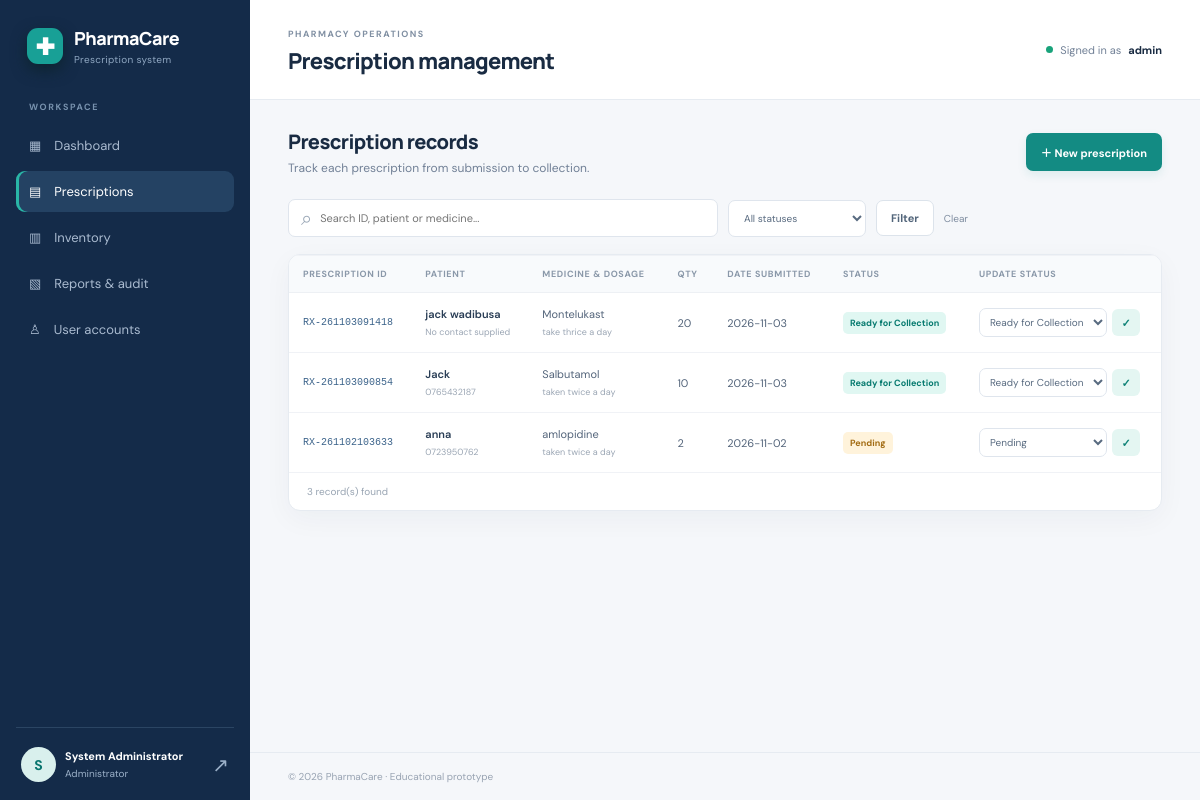
Screenshot of /prescriptions (signed in) with the database file from the repository.
### tables this page shows
CREATE TABLE prescriptions (
        id INTEGER PRIMARY KEY AUTOINCREMENT,
        prescription_code TEXT UNIQUE NOT NULL,
        patient_name TEXT NOT NULL,
        patient_contact TEXT DEFAULT '',
        prescriber_name TEXT DEFAULT '',
        medicine_name TEXT NOT NULL,
        dosage TEXT DEFAULT '',
        quantity INTEGER NOT NULL DEFAULT 1,
        notes TEXT DEFAULT '',
        status TEXT NOT NULL DEFAULT 'Pending'
            CHECK(status IN ('Pending','Processing','Ready for Collection','Collected','Rejected')),
        created_by INTEGER,
        patient_user_id INTEGER,
        created_at TEXT NOT NULL,
        updated_at TEXT NOT NULL,
        FOREIGN KEY(created_by) REFERENCES users(id),
        FOREIGN KEY(patient_user_id) REFERENCES users(id)
    );

### app.py (the view)
@app.route("/prescriptions")
@login_required
def prescriptions():
    q = request.args.get("q", "").strip()
    status = request.args.get("status", "").strip()
    conn = get_db()
    if session.get("role") == "Patient":
        sql = """SELECT * FROM prescriptions WHERE patient_user_id = ?
                 AND (prescription_code LIKE ? OR patient_name LIKE ? OR medicine_name LIKE ?)"""
        args = [session["user_id"], f"%{q}%", f"%{q}%", f"%{q}%"]
    else:
        sql = "SELECT * FROM prescriptions WHERE (prescription_code LIKE ? OR patient_name LIKE ? OR medicine_name LIKE ?)"
        args = [f"%{q}%", f"%{q}%", f"%{q}%"]
    if status:
        sql += " AND status = ?"
        args.append(status)
    sql += " ORDER BY created_at DESC"
    rows = conn.execute(sql, args).fetchall()
    conn.close()
    return render_template("prescriptions.html", prescriptions=rows, q=q, selected_status=status)

### app.py (called while the page is built)
def get_db():
    conn = sqlite3.connect(DB_PATH)
    conn.row_factory = sqlite3.Row
    conn.execute("PRAGMA foreign_keys = ON")
    return conn

def login_required(view):
    @wraps(view)
    def wrapped(*args, **kwargs):
        if "user_id" not in session:
            return redirect(url_for("login"))
        return view(*args, **kwargs)
    return wrapped

@app.context_processor
def inject_globals():
    return {"current_year": datetime.now().year, "today": date.today().isoformat()}

### templates/prescriptions.html (shortened to what this page needs)
{% extends "base.html" %}
{% block page_heading %}Prescription management{% endblock %}
{% block content %}
<div class="page-intro"><div><h2>Prescription records</h2><p>Track each prescription from submission to collection.</p></div>{% if session.get('role') in ['Administrator','Pharmacy Staff'] %}<a class="btn primary" href="{{ url_for('prescription_new') }}">＋ New prescription</a>{% endif %}</div>
<form class="filter-bar" method="get"><div class="search-field">⌕ <input name="q" value="{{ q }}" placeholder="Search ID, patient or medicine..."></div><select name="status"><option value="">All statuses</option></select><button class="btn secondary" type="submit">Filter</button><a class="clear-link" href="{{ url_for('prescriptions') }}">Clear</a></form>
<section class="panel"><div class="table-wrap"><table><thead><tr><th>Prescription ID</th><th>Patient</th><th>Medicine & dosage</th><th>Qty</th><th>Date submitted</th><th>Status</th>{% if session.get('role') in ['Administrator','Pharmacy Staff'] %}<th>Update status</th>{% endif %}</tr></thead><tbody>
{% for p in prescriptions %}<tr><td class="code">{{ p.prescription_code }}</td><td><strong>{{ p.patient_name }}</strong><small class="cell-sub">{{ p.patient_contact or 'No contact supplied' }}</small></td><td>{{ p.medicine_name }}<small class="cell-sub">{{ p.dosage }}</small></td><td>{{ p.quantity }}</td><td>{{ p.created_at[:10] }}</td><td><span class="badge {{ p.status|lower|replace(' ','-') }}">{{ p.status }}</span></td>{% if session.get('role') in ['Administrator','Pharmacy Staff'] %}<td><form method="post" action="{{ url_for('prescription_status', prescription_id=p.id) }}" class="inline-form"><select name="status" aria-label="Status for {{ p.prescription_code }}">{% for s in ['Pending','Processing','Ready for Collection','Collected','Rejected'] %}<option {% if p.status == s %}selected{% endif %}>{{ s }}</option>{% endfor %}</select><button class="icon-btn" title="Save status">✓</button></form></td>{% endif %}</tr>
{% else %}<tr><td colspan="7"><div class="empty-table">No prescription records found. {% if session.get('role') in ['Administrator','Pharmacy Staff'] %}<a href="{{ url_for('prescription_new') }}">Create the first one.</a>{% endif %}</div></td></tr>{% endfor %}
</tbody></table></div><div class="panel-foot">{{ prescriptions|length }} record(s) found</div></section>
{% endblock %}

### static/style.css (style rules this page uses)
:root { --navy:#142b49;--navy2:#1e3b60;--teal:#138b83;--teal-dark:#08756e;--ink:#192b42;--muted:#718096;--line:#e6ebf1;--bg:#f5f7fa;--white:#fff;--green:#16866f;--red:#c34b51;--amber:#a66c12;--shadow:0 8px 28px rgba(27,49,77,.045) }
* { box-sizing:border-box }
body { margin:0;background:var(--bg);color:var(--ink);font-family:'DM Sans',sans-serif;font-size:14px }
a { color:inherit;text-decoration:none }
button,input,select,textarea { font:inherit }
button,a,select { transition:.18s ease }
button { cursor:pointer }
.welcome-row,.page-intro { display:flex;justify-content:space-between;align-items:center;gap:20px;margin-bottom:23px }
.welcome-row h2,.page-intro h2 { font:800 20px Manrope,sans-serif;letter-spacing:-.6px;margin:0 0 5px }
.welcome-row p,.page-intro p { margin:0;color:var(--muted);font-size:12px }
.panel { background:#fff;border:1px solid var(--line);border-radius:12px;box-shadow:var(--shadow);min-width:0;overflow:hidden }
.table-wrap { width:100%;overflow-x:auto }
table { border-collapse:collapse;width:100%;font-size:11px;white-space:nowrap }
thead { background:#f8fafc }
th { text-align:left;color:#8a98a9;text-transform:uppercase;font-size:9px;letter-spacing:.65px;font-weight:700;padding:12px 14px;border-top:1px solid #f0f2f6;border-bottom:1px solid #edf0f4 }
td { padding:14px;border-bottom:1px solid #f0f2f6;color:#53647a }
tbody tr:last-child td { border-bottom:0 }
td strong { color:#293d55;font-weight:600 }
.code { font-family:monospace;color:#3d648b;font-size:10px }
.cell-sub { display:block;color:#9ba6b4;font-size:9px;margin-top:5px }
.badge { display:inline-block;border-radius:5px;padding:5px 7px;font-size:9px;font-weight:700;white-space:nowrap }
.badge.pending { color:#a36c13;background:#fff3db }
.badge.ready-for-collection { color:#087b70;background:#e0f7f2 }
.btn { display:inline-flex;align-items:center;justify-content:center;gap:12px;border:1px solid transparent;border-radius:7px;padding:10px 14px;font-size:11px;font-weight:700;white-space:nowrap }
.btn.primary { background:var(--teal);color:white;box-shadow:0 4px 10px #168b831b }
.btn.secondary { background:#fff;border-color:#dce3eb;color:#52657a }
.filter-bar { display:flex;gap:10px;align-items:center;margin-bottom:17px }
.search-field { display:flex;align-items:center;gap:8px;border:1px solid #dfe5ed;background:#fff;border-radius:7px;padding:0 12px;flex:1;max-width:430px;color:#9ba8b7;font-size:20px }
.search-field input { border:0;outline:0;width:100%;padding:11px 0;font-size:11px;color:var(--ink);background:transparent }
.filter-bar select,.inline-form select { border:1px solid #dfe5ed;background:#fff;border-radius:7px;padding:10px 11px;color:#596b80;font-size:10px;max-width:190px }
.clear-link { font-size:10px;color:#7f8da0 }
.panel-foot { border-top:1px solid #f0f2f6;padding:12px 18px;color:#98a4b2;font-size:10px }
.inline-form { display:flex;align-items:center;gap:5px }
.inline-form select { padding:6px;max-width:145px }
.icon-btn { height:27px;width:28px;border:0;border-radius:6px;background:#e4f6f2;color:#108277;font-weight:700 }

### rows the page displays
prescriptions: prescription_code "RX-261103091418", patient_name "jack wadibusa", patient_contact "No contact supplied", medicine_name "Montelukast", dosage "take thrice a day", quantity "20", created_at "2026-11-03", status "Ready for Collection"
prescriptions: prescription_code "RX-261103090854", patient_name "Jack", patient_contact "0765432187", medicine_name "Salbutamol", dosage "taken twice a day", quantity "10", created_at "2026-11-03", status "Ready for Collection"
prescriptions: prescription_code "RX-261102103633", patient_name "anna", patient_contact "0723950762", medicine_name "amlopidine", dosage "taken twice a day", quantity "2", created_at "2026-11-02", status "Pending"

### other values shown
{{ session.get('full_name','U')[0]|upper }} "S"
{{ session.get('full_name') }} "System Administrator"
{{ session.get('role') }} "Administrator"
{{ session.get('username') }} "admin"
{{ prescriptions|length }} "3"
